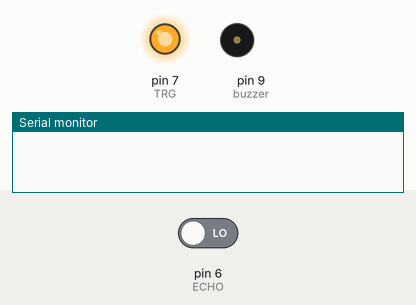
Simulated run of this sketch. Board: Arduino Uno, built with avr-gcc and run on an emulated ATmega328P. Parts: output pins drawn as LEDs (lit = HIGH), buzzer (waves = sounding, pin HIGH), the last lines printed to the serial monitor. The inputs (shaded band) are chosen by the test bench; at power-on: pin 6 (ECHO) LOW.

Above: at 0.1 s.
At 1.1 s:
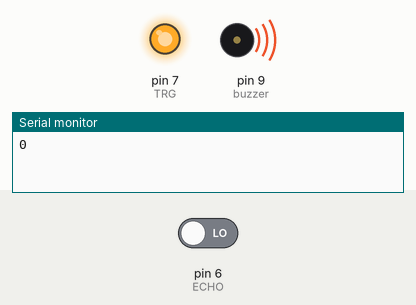
Timing chart, 0 to 2.6 s (numbered marks = the images above):
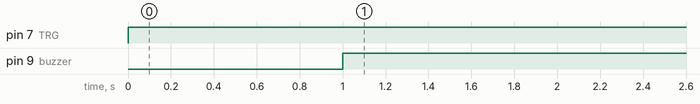

Measured:
- by itself, pin 7 (TRG): LOW → HIGH at 0.00 s
- by itself, pin 9 (buzzer): LOW → HIGH at 1.0 s

The sketch:

Blinking_LED_using_Arduino_Uno.ino
```cpp
int travelTime,distance;
const  int TRG=7;
const int ECHO=6;
const int buzzer=9;

void setup() {
pinMode(ECHO,INPUT);
pinMode(TRG,OUTPUT);
pinMode(buzzer,OUTPUT);
Serial.begin(9600);

}

void loop() {
digitalWrite(TRG,LOW);
delayMicroseconds(3);
digitalWrite(TRG,HIGH);
delayMicroseconds(10);

travelTime=pulseIn(ECHO,HIGH);
distance=0.034*travelTime;
Serial.println(distance);

if (distance<10)
{digitalWrite(buzzer,HIGH);
}
else{ digitalWrite(buzzer,LOW);}
}
```
